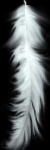
#> input picture Images/feather.jpg, 50 x 150 px, found by its file name
$ python wingsTest.py   (Python 2 division)   (older library calls are emulated)
#> lines starting #> are read from the running program, lines starting #| are printed output that depends on the picture; pictures that were not available may be replaced by others from this repository, and a replacement may not be noted
#> further down, image is the input picture: shape (150, 50, 3); mean B, G, R 93.7, 92.4, 87.6
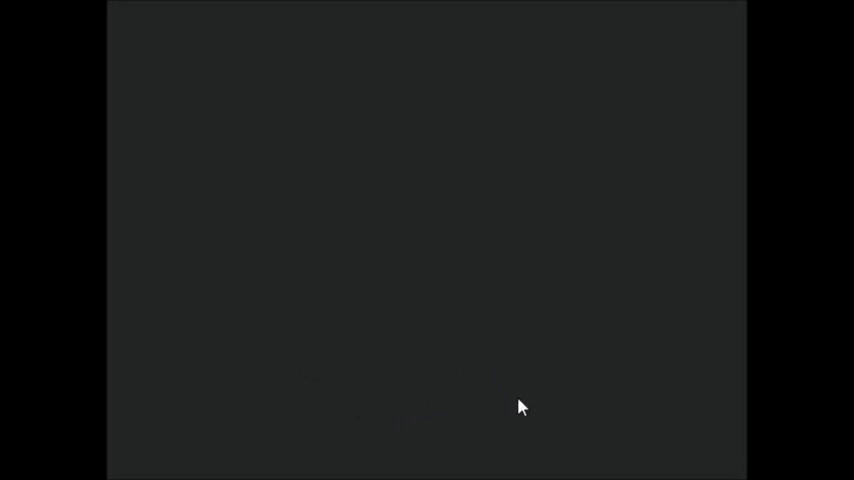
#> input picture frame 36 of Videos/mouse.mp4, 854 x 480 px, given in place of nre.mp4, which was not available
#> further down, old_frame is the input picture: shape (480, 854, 3); mean B, G, R 27, 27, 25.5
### HarrisCorner.py
import numpy as np
import cv2


def findCorners(frame, ksize=13, kCorners=200):
#> called with ksize = 13, kCorners = 180
    x, y = frame.shape
#> x = 480; y = 854

    #gx, gy = np.gradient(frame)

    # gx = np.zeros((x, y))
    # gy = np.zeros((x, y))
    # gx[:, 0:y - 1] = frame[:, 1:y] - frame[:, 0:y - 1]
    # gy[0:x - 1, :] = frame[1:x, :] - frame[0:x - 1, :]

    gx = cv2.Sobel(frame, cv2.CV_64F, 1, 0, ksize = ksize)
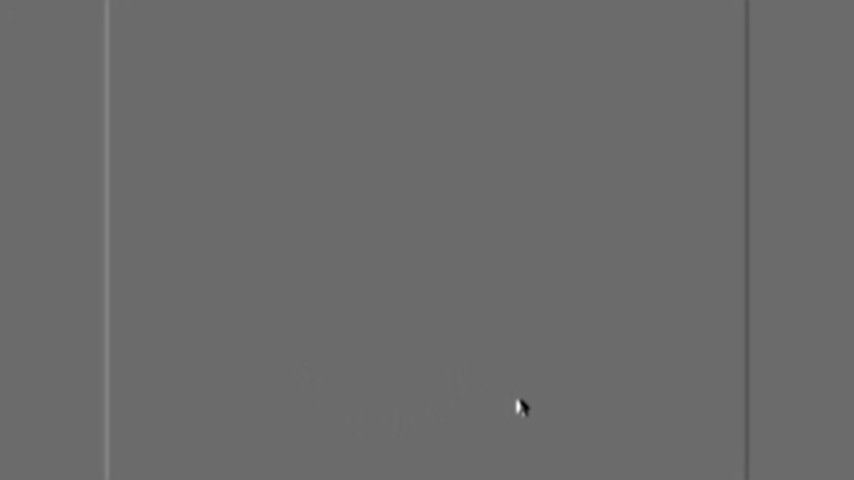
#> gx: shape (480, 854) float64; min -298754794, max 407046630, mean 0; drawn with min black and max white
    gy = cv2.Sobel(frame, cv2.CV_64F, 0, 1, ksize = ksize)

    Ixx = gx * gx
    Ixy = gx * gy
    Iyy = gy * gy

    #kernel = np.ones((ksize,ksize))
    kernel = getGaussKernels(ksize)
    Wxx = cv2.filter2D(Ixx, -1, kernel)
    Wxy = cv2.filter2D(Ixy, -1, kernel)
    Wyy = cv2.filter2D(Iyy, -1, kernel)
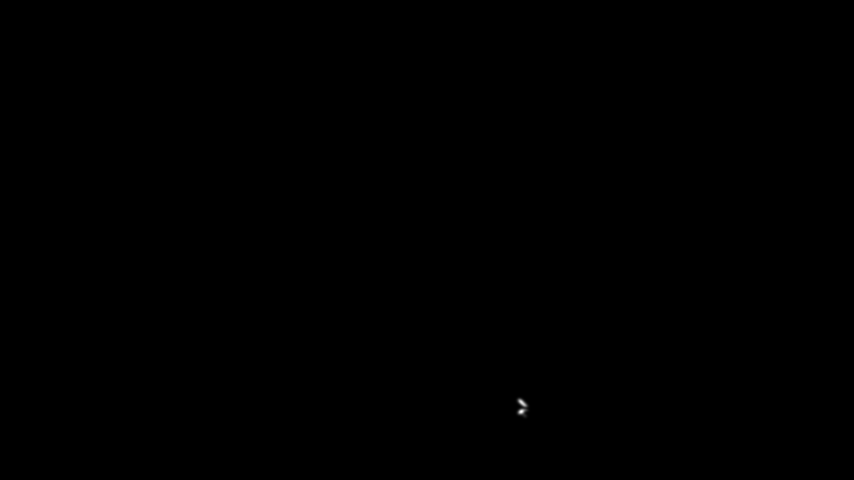
#> Wyy: shape (480, 854) float64; min -12, max 7.52e+16, mean 1.18e+13; drawn with min black and max white

    response = np.zeros(Wxx.shape)

    for i in range(response.shape[0]):
        for j in range(response.shape[1]):
            Wi = np.array([[Wxx[i][j], Wxy[i][j]], [Wxy[i][j], Wyy[i][j]]])
            # D, V = np.linalg.eig(Wi)
            response[i][j] = np.linalg.det(Wi)-0.04*np.trace(Wi)**2

    return selectCorners(response, ksize, kCorners)


def selectCorners(response, ksize, kCorners):
#> called with ksize = 13, kCorners = 180
    c = []
    r = []
    rows = []
    cols = []
    for i in range(0, response.shape[0] - ksize, ksize):
        for j in range(0, response.shape[1] - ksize, ksize):
            m = response[i:i + ksize, j:j + ksize]
            index = np.argmax(m)
            row = int(index / ksize) + i
            col = int(index % ksize) + j
            r.append(row)
            c.append(col)
#> after the loop, c = 2340 values, max 844 at index 779, min 0 at index 585, mean 421.4; r = 2340 values, max 467 at index 2277, min 0 at index 9, mean 233.6

    localmax = []
    for i in range(len(r)):
        localmax.append(response[r[i]][c[i]])
#> after the loop, localmax = 2340 items, first 6: 3.11e+23, 2.39e+23, 0.000916, 0.000191, 0.000222, 7.83e-05

    ind = np.argpartition(localmax, -kCorners)[-kCorners:]
#> ind = 180 values, max 2333 at index 173, min 0 at index 179, mean 1782.2
    for i in ind:
        rows.append(r[i])
        cols.append(c[i])
#> this loop made 180 passes
#> i on passes 1 to 3: 1209, 1604, 1861
#> after the loop, cols = 180 values, max 754 at index 173, min 12 at index 136, mean 491.2; rows = 180 values, max 467 at index 124, min 0 at index 143, mean 354.6

    return rows, cols


def getGaussKernels(k, sigma=1.0):
    # Generate a Gkernel with length k and sigma
    ax = np.arange(-k // 2 + 1.0, k // 2 + 1.0)
    xx, yy = np.meshgrid(ax, ax)
    kernel = np.exp(-(xx**2 + yy**2) / (2. * sigma**2))
    return kernel / np.sum(kernel)

### addImage.py
import numpy as np
import cv2


def addImage(row, col, angle, scale, size, img, bg):
    """Funtion to paste an image onto a background image
    Args:
        row: the row number of center to be pasted on the background
        col: the col number of center to be pasted on the background
        angle: the anti-clockwise angle of the image (in degree)
        scale: the resizing scale of the image
        img: image to be pasted
        bg: backgroung image

    Returns:
        bg: finshed image

    """
    row = int(row)
    col = int(col)
    img_width = img.shape[1]
    img_height = img.shape[0]
    bg_width = bg.shape[1]
    bg_height = bg.shape[0]
    M = cv2.getRotationMatrix2D((img_width / 2, 0), angle, scale)
    # Change the center of rotation matrix from cv2
    M[0, 2] += int(scale * img_height) - int(img_width / 2)
    M[1, 2] += int(scale * img_height)
    rotated_img = cv2.warpAffine(img, M, (size, size))
    half_size = size / 2
    # Set the region of interest for image and background
    img_ROI_row1 = 0
    img_ROI_row2 = size
    img_ROI_col1 = 0
    img_ROI_col2 = size
    bg_ROI_row1 = row - half_size
    bg_ROI_row2 = bg_ROI_row1 + size
    bg_ROI_col1 = col - half_size
    bg_ROI_col2 = bg_ROI_col1 + size

    # Handle exceeding boundary cases
    if(bg_ROI_row1 < 0):
        img_ROI_row1 = -bg_ROI_row1
        bg_ROI_row1 = 0
        bg_ROI_row2 = img_ROI_row2 - img_ROI_row1

    if(bg_ROI_row2 > bg_height):
        img_ROI_row2 = size - (bg_ROI_row2 - bg_height)
        bg_ROI_row2 = bg_ROI_row1 + img_ROI_row2 - img_ROI_row1

    if(bg_ROI_col1 < 0):
        img_ROI_col1 = -bg_ROI_col1
        bg_ROI_col1 = 0
        bg_ROI_col2 = img_ROI_col2 - img_ROI_col1

    if(bg_ROI_col2 > bg_width):
        img_ROI_col2 = size - (bg_ROI_col2 - bg_width)
        bg_ROI_col2 = bg_ROI_col1 + img_ROI_col2 - img_ROI_col1

    img_ROI = rotated_img[img_ROI_row1:img_ROI_row2, img_ROI_col1:img_ROI_col2]
    img2Gray = cv2.cvtColor(img_ROI, cv2.COLOR_BGR2GRAY)

    # Create a mask to cut the black part of the image
    ret, mask = cv2.threshold(img2Gray, 60, 255, cv2.THRESH_BINARY)
    # Create a mask to clean the roi on the background
    mask_inv = cv2.bitwise_not(mask)

    # Paste images by cv2.add
    img_ROI = cv2.bitwise_and(img_ROI, img_ROI, mask=mask)
    bg_ROI = bg[bg_ROI_row1:bg_ROI_row2, bg_ROI_col1:bg_ROI_col2]
    bg_ROI = cv2.bitwise_and(bg_ROI, bg_ROI, mask = mask_inv)
    overlay = cv2.add(bg_ROI, img_ROI)
    bg[bg_ROI_row1:bg_ROI_row2, bg_ROI_col1:bg_ROI_col2] = overlay

    return bg

### wingsTest.py
from addImage import addImage
import cv2
import numpy as np
from HarrisCorner import findCorners

cap = cv2.VideoCapture('Videos/nre.mp4')
imagePath = "feather.jpg"
image = cv2.imread(imagePath, 1)
fourcc = cv2.VideoWriter_fourcc(*'IYUV')
out = cv2.VideoWriter(
    'feather.avi',
    fourcc,
    cap.get(cv2.CAP_PROP_FPS),
    (int(cap.get(cv2.CAP_PROP_FRAME_WIDTH)),
     int(cap.get(cv2.CAP_PROP_FRAME_HEIGHT)))
)
# Parameters for lucas kanade optical flow
lk_params = dict(winSize=(13, 13),
                 maxLevel=2,
                 criteria=(cv2.TERM_CRITERIA_EPS | cv2.TERM_CRITERIA_COUNT, 10, 0.03))
# Take first frame and find corners in it
ret, old_frame = cap.read()
old_gray = cv2.cvtColor(old_frame, cv2.COLOR_BGR2GRAY)
n_corenrs = 180
r, c = findCorners(old_gray, 13, n_corenrs)
#> r has the same summary as rows in selectCorners; c has the same summary as cols in selectCorners
p0 = np.zeros((n_corenrs,1,2),dtype=np.float32)
for i in range(n_corenrs):
    p0[i] = np.array([c[i],r[i]],dtype=np.float32)
#> after the loop, p0 = 180 rows, first 8: [518, 245], [583, 316], [535, 372], [520, 320], [545, 434], [612, 309], [632, 336], [546, 434]

while(1):
    ret, frame = cap.read()
    if(not ret):
        print "no frame to read"
        break
    frame_gray = cv2.cvtColor(frame, cv2.COLOR_BGR2GRAY)
    # calculate optical flow
    p1, st, err = cv2.calcOpticalFlowPyrLK(old_gray, frame_gray, p0, None, **lk_params)
#> p1 = 180 rows, first 8: [518, 245], [583, 316], [537.4, 375.1], [520, 320], [534.8, 372.2], [612, 309], [632, 336], [530, 376.1]; st = 180 values, max 1 at index 97, min 0 at index 0, mean 0.139; err = 180 values, max 4.3e+21 at index 0, min -1.26e+33 at index 106, mean -9.6e+31
    # Select good points
    good_new = p1[st == 1]
#> good_new = 25 pairs, first value 111 to 742, second value 0 to 423
    good_old = p0[st == 1]
#> good_old = 25 pairs, first value 111 to 742, second value 0 to 418
    # draw the tracks
    for i, (new, old) in enumerate(zip(good_new, good_old)):
        random_grey_scale = np.random.uniform(0.5,1.0)
        new_image = (image * random_grey_scale).astype(np.uint8)
        # a, c are col; b, d are row
        a, b = new.ravel()
        c, d = old.ravel()
        distance = np.sqrt((a - c)**2 + (b - d)**2)
        if(distance > 2.5 and distance < 15):
            scale = distance / 5.0
            angle = np.rad2deg(np.arctan2(a - c, b - d)) + 180
            frame = addImage(b, a, angle, scale,
                             int(300 * scale), new_image, frame)
#> this loop made 25 passes
#> (random_grey_scale, a, b, c, d, distance, scale, angle) on passes 18 to 19: (0.916, 523.3, 413.1, 520, 403, 10.63, 2.13, 197.8), (0.889, 523.6, 415.4, 519, 403, 13.23, 2.65, 200.2)
#> (random_grey_scale, a, b, c, d, distance) on passes 1 to 6: (0.774, 294, 363, 294, 363, 0), (0.858, 299, 363, 299, 363, 0), (0.801, 298, 371, 298, 371, 0), (0.772, 300, 372, 300, 372, 0), (0.712, 502, 393.9, 533, 417, 38.69), (0.823, 518.9, 392.8, 525, 416, 24.01)
#> pass 1, `new_image = (image * random_grey_scale).astype(np.uint8)`:
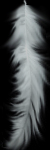
#> new_image: shape (150, 50, 3); mean B, G, R 72.1, 71.1, 67.4
#> pass 2, `new_image = (image * random_grey_scale).astype(np.uint8)`:
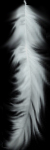
#> new_image: shape (150, 50, 3); mean B, G, R 79.9, 78.8, 74.7
#> after the loop:
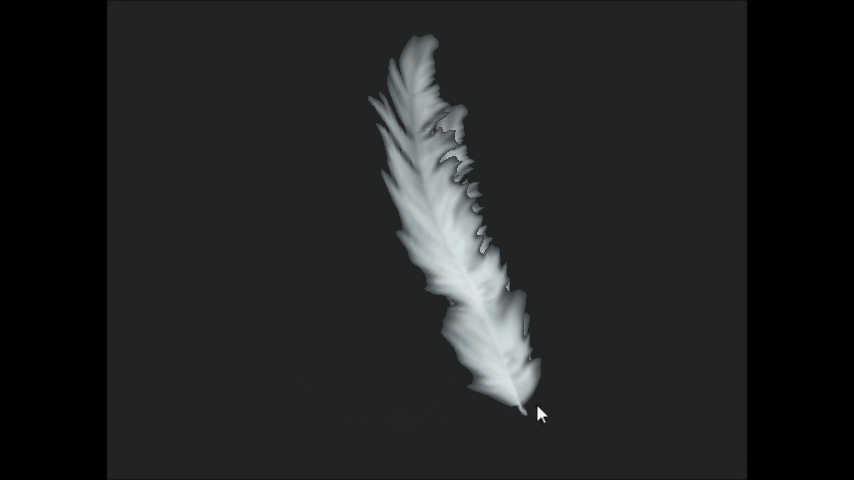
#> frame: shape (480, 854, 3); mean B, G, R 34.9, 34.8, 32.9
    cv2.imshow('frame', frame)
    out.write(frame)
    k = cv2.waitKey(30) & 0xff
#> (key Esc is pressed here)
    if k == 27:
        break
    # Now update the previous frame and previous points
    old_gray = frame_gray.copy()
    p0 = good_new.reshape(-1, 1, 2)
cv2.destroyAllWindows()
cap.release()
out.release()
